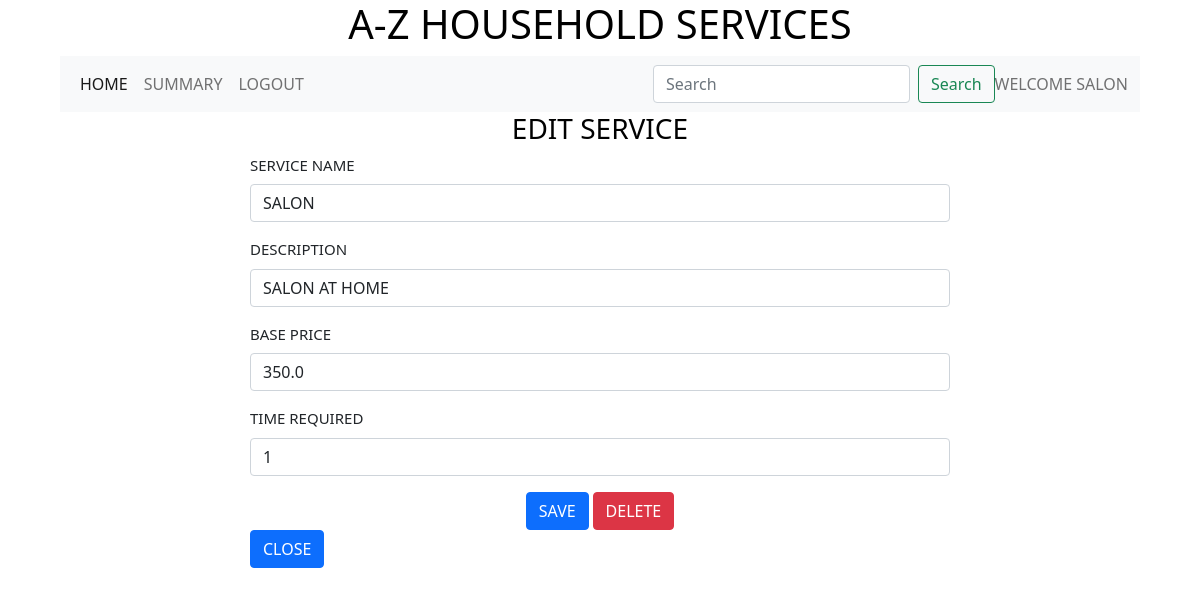
The page /edit_service/2/SALON on the database its author committed.
### backend/models.py (models this page shows)
class Service(db.Model):
    __tablename__ ="service"
    id = db.Column(db.Integer,primary_key=True)
    name = db.Column(db.String)
    description = db.Column(db.String)
    base_price = db.Column(db.Float)
    time_required = db.Column(db.Integer)
    service_requests = db.relationship("Service_request",cascade="all,delete",backref="service",lazy = True)
    professionals = db.relationship("Professional",cascade="all,delete",backref="service",lazy = True)
    service_pic_url = db.Column(db.String,nullable=True,default="None")

### backend/controllers.py (the view, shortened to what this page needs)
@app.route("/edit_service/<id>/<name>" ,methods = ["GET","POST"])
def edit_service(id,name):
    service = get_service(id)
    return render_template("edit_service.html",service=service,name=name)

### backend/controllers.py (called while the page is built)
def get_service(id):
    service = Service.query.filter_by(id=id).first()
    return service

### templates/edit_service.html (shortened to what this page needs)
{%extends "admin_layout.html"%}
{%block content%}
            {%if service%}
                <div class ="center"><h3>EDIT SERVICE</h3></div>
                <form action ="/edit_service/{{service.id}}/{{name}}" method ="POST">
                    <div class = "input_form1">
                        <div class="mb-3">
                            <label for="name" class="form-label">SERVICE NAME</label>
                            <input type="text" class="form-control" name ="name" id="name" value = "{{service.name}}">
                        </div>
                        <div class="mb-3">
                            <label for="description" class="form-label">DESCRIPTION</label>
                            <input type="text" class="form-control" name ="description" id="description" value = "{{service.description}}">
                        </div>
                        <div class="mb-3">
                            <label for="base_price" class="form-label">BASE PRICE</label>
                            <input type="number" class="form-control" name ="base_price" id="base_price" value = "{{service.base_price}}">
                        </div>
                        <div class="mb-3">
                            <label for="time_required" class="form-label">TIME REQUIRED</label>
                            <input type="number" class="form-control" name ="time_required" id="time_required" value = "{{service.time_required}}">
                        </div>
                        <div class="mb-3">
                            <div class ="center"><button type="submit" class="btn btn-primary">SAVE</button>
                            <a href="/delete_service/{{service.id}}/{{name}}" type="button" class="btn btn-danger">DELETE</a></div>
                            <a href="/admin/{{name}}" type="button" class="btn btn-primary">CLOSE</a></div>
                        </div>
                    </div>
            {%endif%}
{%endblock%}

### templates/admin_layout.html (shortened to what this page needs)
<!DOCTYPE html>
<html>
    <head>
        <link rel ="stylesheet" href="/static/styles/main.css">
        <link href ="https://cdn.jsdelivr.net/npm/bootstrap@5.0.2/dist/css/bootstrap.min.css" rel="stylesheet">
    </head>
    <body>
        <div class = "my_container">
            <div class ="center"><h1>A-Z HOUSEHOLD SERVICES</h1></div>
            <div class ="my_panel">
                <nav class="navbar navbar-expand-lg navbar-light bg-light">
                    <div class="container-fluid">
                      <div class="collapse navbar-collapse" id="navbarText">
                        <ul class="navbar-nav me-auto mb-2 mb-lg-0">
                          <li class="nav-item">
                            <a class="nav-link active" aria-current="page" href="/admin/{{name}}">HOME</a>
                          </li>
                          <li class="nav-item">
                            <a class="nav-link" href="/admin_summary/{{name}}">SUMMARY</a>
                          </li>
                          <li class="nav-item">
                            <a class="nav-link" href="/login">LOGOUT</a>
                          </li>
                        </ul>
                        <form class="d-flex" method ="POST" action="/search_ad/{{name}}">
                          <input class="form-control me-2" type="search" placeholder="Search" aria-label="Search" name ="search_txt" id ="search_txt">
                          <button class="btn btn-outline-success" type="submit">Search</button>
                        </form>
                        <span class="navbar-text">
                          WELCOME {{name}}
                        </span>
                      </div>
                    </div>
                </nav>
                  {%block content%}{%endblock%}
            </div>
    </body>
</html>

### static/styles/main.css (style rules this page uses)
.my_panel { width: 90%; margin: auto; height: auto; }
.input_form1 { width: 700px; height: 300px; margin: auto; margin-top: auto; padding: 20 px; border-radius: 10px; font-size: 15px; text-align: justify; }
.center { text-align: center; margin: auto; color:black }

### rows shown on the page
Service: name "SALON", description "SALON AT HOME", base_price "350.0", time_required "1"
